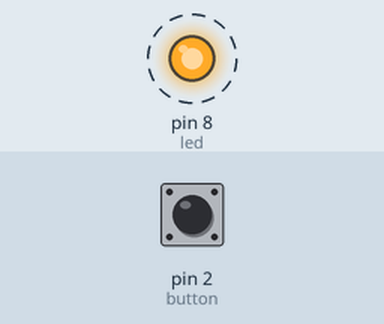
This sketch was run on a simulated Arduino Uno, built with avr-gcc and run on an emulated ATmega328P. On the bench: output pins drawn as LEDs (lit = HIGH). Dashed ring = blinking. The test bench sets the inputs (shaded band); at power-on: pin 2 (button) HIGH. What the sketch prints to the serial monitor is not drawn.

Above: at 1.2 s.
1.3 s: pin 2 (button) pulled LOW for 0.15 s
Timing chart, 0 to 10.3 s (numbered marks = the images above; inputs shaded):
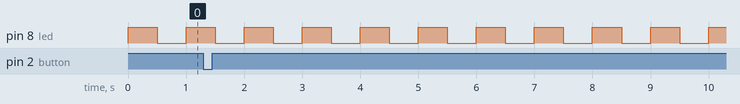

The sketch:

LED_Interrupt.23.12.27.ino
```cpp
int led = 8;
int button = 2;

void setup() {
  Serial.begin(9600);
  pinMode(led, OUTPUT);
  pinMode(button, INPUT_PULLUP);
  attachInterrupt(INT0, aaa, RISING);
}

void loop() {
  digitalWrite(led, !digitalRead(led));
  delay(500);
}

void aaa() {
  Serial.println("Pressed");
}
```

Measured:
- by itself, pin 8 (led): alternates HIGH for 0.50 s and LOW for 0.50 s
